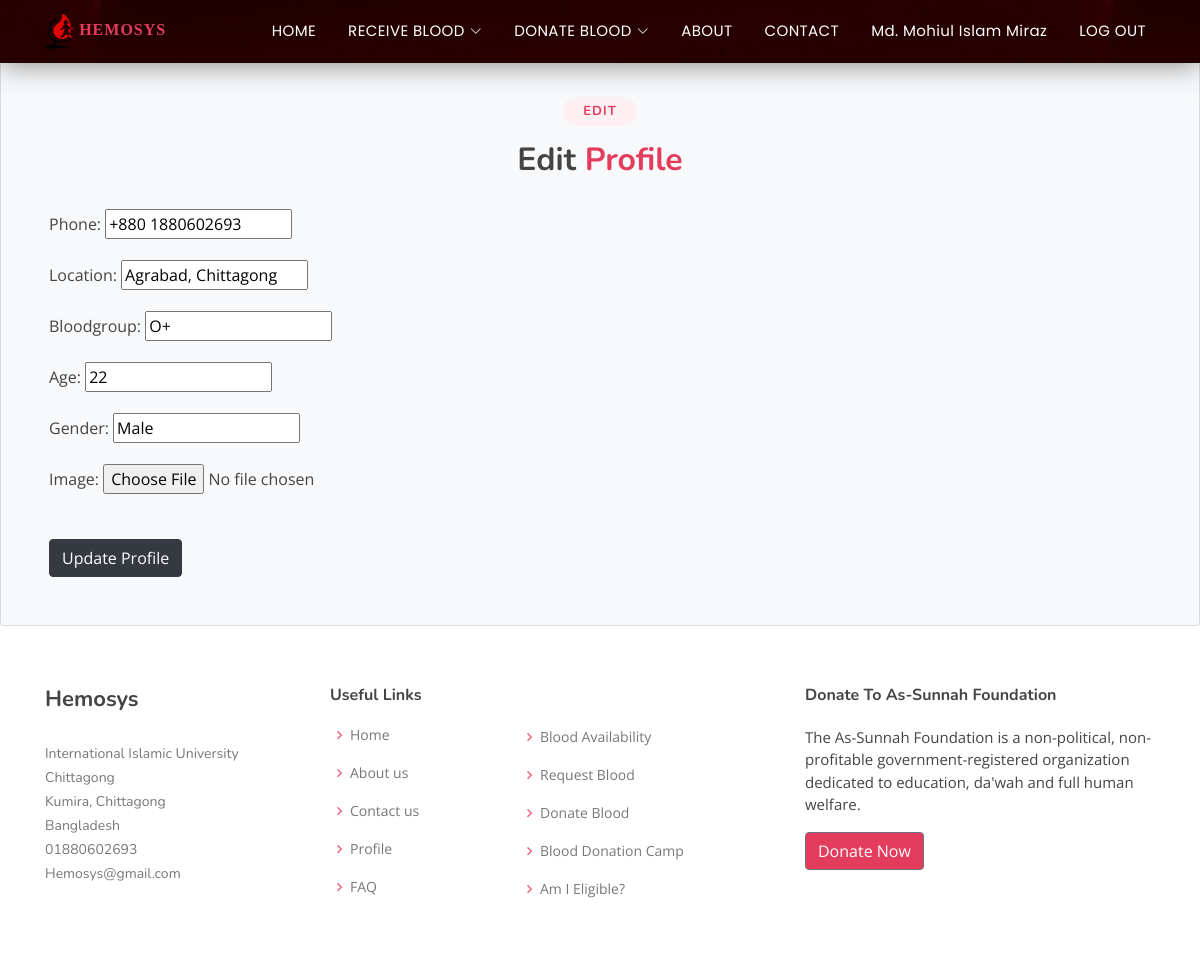
/auth/edit-profile/ (signed in), run on the app's committed database.
### authentication/models.py (models this page shows, shortened)
class userprofile(models.Model):
    user = models.OneToOneField(User, on_delete=models.CASCADE)
    phone = models.CharField(max_length=100)
    location = models.CharField(max_length=100)
    bloodgroup = models.CharField(max_length=100)
    age = models.CharField(max_length=3)
    gender = models.CharField(max_length=10)
    image = models.FileField(upload_to='profile-picture', blank=True, null=True)
    donor_donationcount = models.IntegerField(default = 0)

### authentication/views.py (the view)
# urls.py: path('edit-profile/', views.edit_profile, name="editprofile"),
@login_required
def edit_profile(request):
    user_profile = request.user.userprofile
    if request.method == 'POST':
        form = userprofileForm(request.POST, request.FILES, instance=user_profile)
        if form.is_valid():
            form.save()
            return redirect('/auth/profile/')
    else:
        form = userprofileForm(instance=user_profile)
    return render(request, 'editprofile.html', {'form': form})

### authentication/forms.py
class userprofileForm(forms.ModelForm):
    class Meta:
        model = userprofile
        fields = ('phone', 'location', 'bloodgroup', 'age', 'gender', 'image')

### templates/editprofile.html (shortened to what this page needs)
{% extends "base.html" %}
{% block content %}
<div class="card bg-light p-5">
    <br><br>
    <div class="section-title">
        <h2>Edit</h2>
        <h3>Edit <span>Profile</span></h3>
    </div>
    <form method="post" enctype="multipart/form-data">
      {{ form.as_p }}
      <br>
      <button type="submit" class="btn btn-dark">Update Profile</button>
  </form>
</div>
{% endblock content %}

### templates/header.html (shortened to what this page needs)
{%load static %}
<!DOCTYPE html>
<html lang="en">
<head>
  <link rel="stylesheet" href="https://cdn.jsdelivr.net/npm/bootstrap@4.4.1/dist/css/bootstrap.min.css">
  <link rel="stylesheet" href="https://cdn.jsdelivr.net/npm/bootstrap-icons@1.3.0/font/bootstrap-icons.css">
  <link rel='stylesheet' href='https://unpkg.com/boxicons@2.1.4/css/boxicons.min.css' >
  <link href="/static/assets/css/style.css" rel="stylesheet">
</head>
<body>
  <header id="header" class="fixed-top ">
    <div class="container d-flex align-items-center justify-content-between">
      <a href="/" class="logo"><img src="{% static '/images/logo.png' %}" alt="" class="img-fluid"> HEMOSYS </a>
      <nav id="navbar" class="navbar">
        <ul>
          {% url 'index' as url %}
          <li><a class="{% if request.path == url %} active {% endif %}" href="/">HOME</a></li>
          {% url 'requestblood' as url1 %}
          {% url 'bloodavailability' as url2 %}
          <li class="dropdown"><a class="{% if request.path == url1 or request.path == url2 %} active {% endif %}" href="#"><span>RECEIVE BLOOD</span> <i class="bi bi-chevron-down"></i></a>
          </li>
          {% url 'donorregistration' as url3 %}
          {% url 'registereddonors' as url4 %}
          {% url 'donationcamp' as url5 %}
          {% url 'amieligible' as url6 %}
          {% url 'donationrequest' as url7 %}
          <li class="dropdown"><a class="" href="#"><span>DONATE BLOOD</span> <i class="bi bi-chevron-down"></i></a>
          </li>
          {% url 'about' as url %}
          <li><a class="{% if request.path == url %} active {% endif %}" href="{{url}}">ABOUT</a></li>
          {% url 'contact' as url %}
          <li><a class="{% if request.path == url %} active {% endif %}" href="{{url}}">CONTACT</a></li>
          {% if request.user.is_superuser %}
          <li class="dropdown"><a href="#"><span>Admin <i class="fa-solid fa-user"></i></span> <i class="bi bi-chevron-down"></i></a>
            <ul>
              {% url 'profile' as url %}
              <li><a class="{% if request.path == url %} active {% endif %}" href="{{url}}">{{ user }}<i class="fa-solid fa-user"></i></a></li>
              <li><a href="/admin">Dashboard</a></li>
            </ul>
          </li>
          {% else %}
          {% if request.user.is_authenticated %}
          {% url 'profile' as url %}
          <li><a class="{% if request.path == url %} active {% endif %}" href="{{url}}">{{ user.first_name }}</a></li>
          {% else %}
          {% url 'profile' as url %}
          <li><a class="{% if request.path == url %} active {% endif %}" href="{{url}}">Anonymous</a></li>
          {% endif %}
          {% endif %}
          {% if request.user.is_authenticated %}
          <li><a  class="nav-link scrollto" href="/auth/logout/">LOG OUT
          </a></li>
          {% endif %}
        </ul>
      </nav>
    </div>
  </header>

### static/assets/css/style.css (style rules this page uses)
body { font-family: "Open Sans", sans-serif; color: #444444; }
a { color: #e43c5c; text-decoration: none; }
h1, h2, h3, h4, h5, h6 { font-family: "Nunito", sans-serif; }
#header { transition: all 0.5s; z-index: 997; padding: 10px 0; background: url("../../images/headerbg.jpg") top center; box-shadow: 0 0 30px rgba(0, 0, 0, 0.5); }
#header .logo { font-size: 16px; margin: 0; padding: 0; line-height: 1; font-weight: 600; letter-spacing: 1px; text-transform: uppercase; font-family: cursive; }
#header .logo img { max-height: 35px; }
.navbar { padding: 0; }
.navbar ul { margin: 0; padding: 0; display: flex; list-style: none; align-items: center; }
.navbar li { position: relative; }
.navbar>ul>li { white-space: nowrap; padding: 10px 0 10px 24px; }
.navbar a, .navbar a:focus { display: flex; align-items: center; justify-content: space-between; font-family: "Poppins", sans-serif; color: #fff; font-size: 15px; padding: 0 4px; white-space: nowrap; transition: 0.3s; letter-spacing: 0.4px; position: relative; }
.navbar a i, .navbar a:focus i { font-size: 12px; line-height: 0; margin-left: 5px; }
.navbar>ul>li>a:before { content: ""; position: absolute; width: 100%; height: 2px; bottom: -6px; left: 0; background-color: #e43c5c; visibility: hidden; transform: scaleX(0); transition: all 0.3s ease-in-out 0s; }
.section-title { text-align: center; padding-bottom: 30px; }
.section-title h2 { font-size: 13px; letter-spacing: 1px; font-weight: 700; padding: 8px 20px; line-height: 1; margin: 0; background: #fdeff2; color: #e43c5c; display: inline-block; text-transform: uppercase; border-radius: 50px; }
.section-title h3 { margin: 15px 0 0 0; font-size: 32px; font-weight: 700; }
.section-title h3 span { color: #e43c5c; }

### data on the page
userprofile: phone "+880 1880602693", location "Agrabad, Chittagong", bloodgroup "O+", age "22", gender "Male"

### other printed values
{{ user.first_name }} "Md. Mohiul Islam Miraz"
